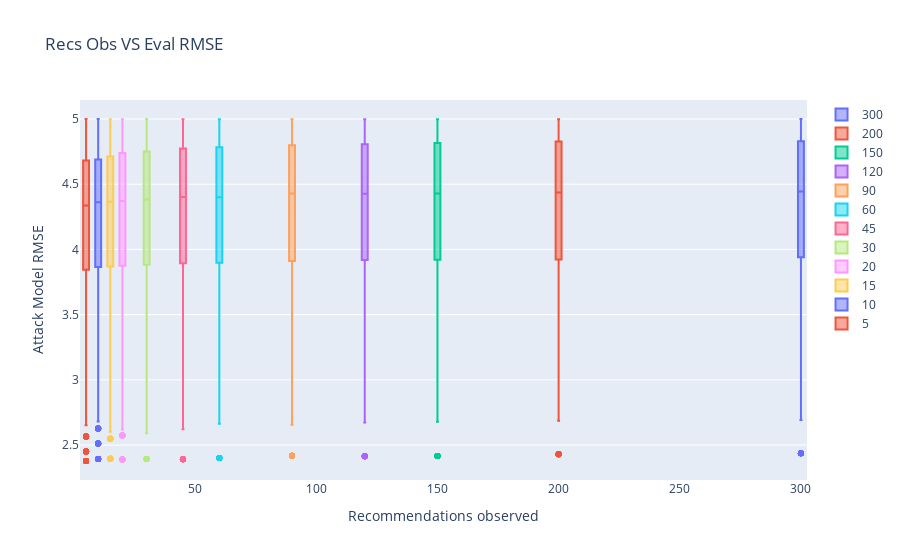

The code cell stored with this chart in its notebook:
### Code cell
mf_precision = {}
with open('Final Results/Movies_results_icf.csv', 'r', newline='') as csvfile:
    reader = csv.DictReader(csvfile)
    for row in reader:
        
        if row['Num of Recs(K_O)'] in mf_precision:
            mf_precision[row['Num of Recs(K_O)']].append(row['Eval_RMSE'])
        else:
            mf_precision[row['Num of Recs(K_O)']] = [row['Eval_RMSE']]

# Pythopn 3.5+
labels, data = [*zip(*mf_precision.items())]  # 'transpose' items to parallel key, value lists

fig = go.Figure()
nd = []
for i,row in enumerate(data):
    fig.add_trace(go.Box(y=np.array(row).astype(np.float), quartilemethod="linear", name=labels[i]))
    
fig.update_layout(title_text="Recs Obs VS Eval RMSE",
                 xaxis_title="Recommendations observed",
                 yaxis_title="Attack Model RMSE")
fig.show()

### Figure 1 — Plotly figure (JSON) as saved in the notebook; plotly's stock layout.template omitted (floating-point values rounded to 4 significant figures; data arrays with more than 128 entries replaced by an {"elided": "..."} marker saying what was removed)
{"data": [{"name": "300", "quartilemethod": "linear", "type": "box", "y": {"elided": "3300 float values"}}, {"name": "200", "quartilemethod": "linear", "type": "box", "y": {"elided": "3300 float values"}}, {"name": "150", "quartilemethod": "linear", "type": "box", "y": {"elided": "3300 float values"}}, {"name": "120", "quartilemethod": "linear", "type": "box", "y": {"elided": "3300 float values"}}, {"name": "90", "quartilemethod": "linear", "type": "box", "y": {"elided": "3300 float values"}}, {"name": "60", "quartilemethod": "linear", "type": "box", "y": {"elided": "3300 float values"}}, {"name": "45", "quartilemethod": "linear", "type": "box", "y": {"elided": "3300 float values"}}, {"name": "30", "quartilemethod": "linear", "type": "box", "y": {"elided": "3300 float values"}}, {"name": "20", "quartilemethod": "linear", "type": "box", "y": {"elided": "3300 float values"}}, {"name": "15", "quartilemethod": "linear", "type": "box", "y": {"elided": "3300 float values"}}, {"name": "10", "quartilemethod": "linear", "type": "box", "y": {"elided": "3300 float values"}}, {"name": "5", "quartilemethod": "linear", "type": "box", "y": {"elided": "3300 float values"}}], "layout": {"title": {"text": "Recs Obs VS Eval RMSE"}, "xaxis": {"title": {"text": "Recommendations observed"}}, "yaxis": {"title": {"text": "Attack Model RMSE"}}}}
